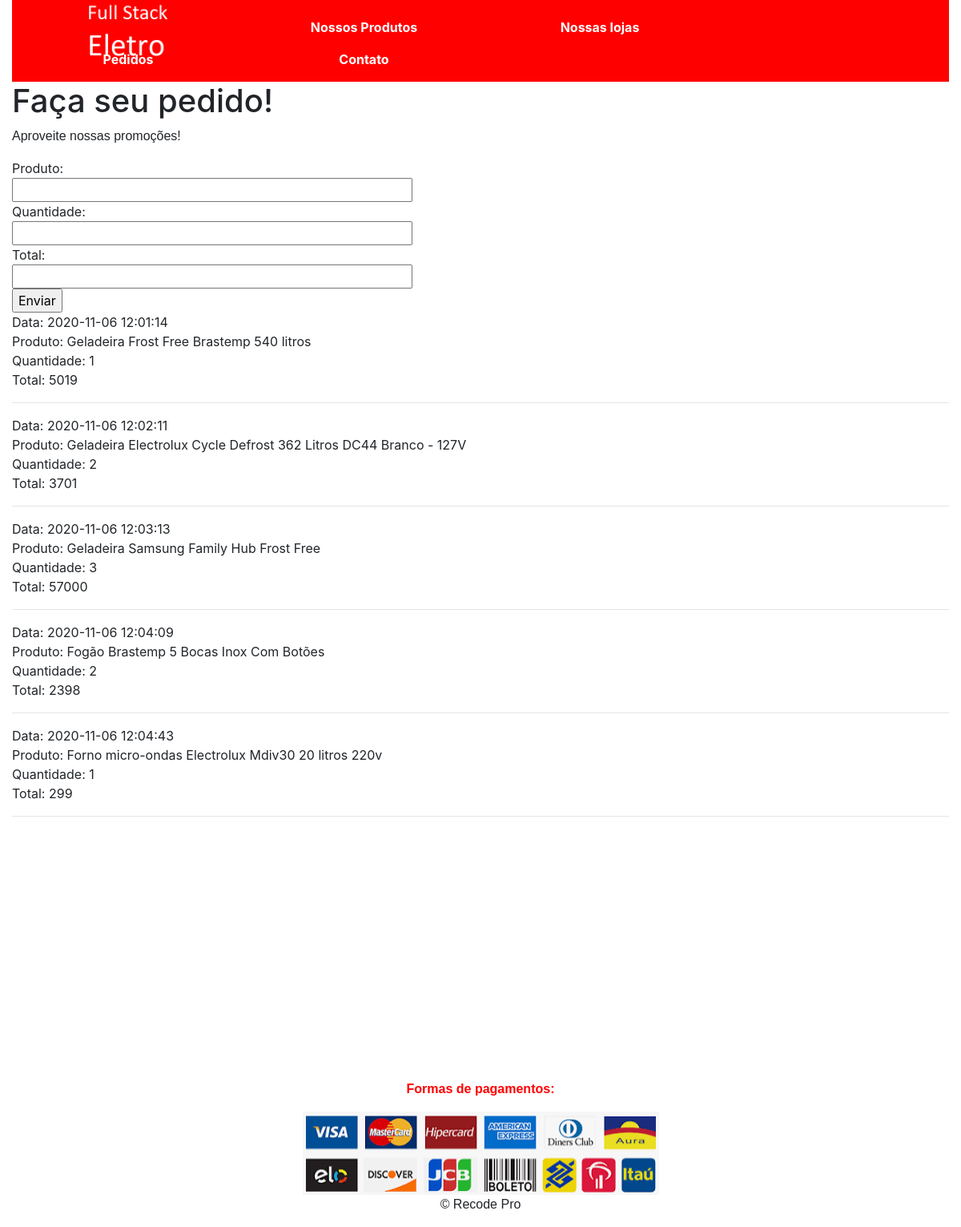
The page /pedidos.php on the database its author committed.
### tables this page shows
CREATE TABLE `vendas` (
  `id` int(11) NOT NULL,
  `produto` varchar(300) DEFAULT NULL,
  `quantidade` int(11) DEFAULT NULL,
  `total` float DEFAULT NULL,
  `data` datetime DEFAULT current_timestamp()
);

### pedidos.php (the view, shortened to what this page needs)
<?php
    $servername = "localhost";
    $username = "root";
    $password = "";
    $database = "fullstack_eletro";
    $conn = mysqli_connect($servername, $username, $password, $database);
?>
<!DOCTYPE html>
<html lang="pt-br">
    <head>
        <link rel="stylesheet" href="CSS/estilo.css">
        <link rel="stylesheet" href="https://cdn.jsdelivr.net/npm/bootstrap@4.5.3/dist/css/bootstrap.min.css">
    </head>
    <body>
        <div class="container-fluid">
        <main>
            <h1>
                Faça seu pedido!
            </h1>
            <p>Aproveite nossas promoções!</p>
        </main>
        <form method="post" action="">
            Produto:<br>
            <input type="text" name="produto" style="width: 500px;"><br>
            Quantidade:<br>
            <input type="text" name="quantidade" style="width: 500px;"><br>
            Total:<br>
            <input type="text" name="total" style="width: 500px;"><br>
            <input type="submit" name="submit" value="Enviar"><br>
        </form>
        <?php
            $sql = "select * from vendas";
            $result = $conn->query($sql);
            if($result->num_rows > 0){
                while($rows = $result->fetch_assoc()){
                echo "Data: ", $rows['data'], "<br>";
                echo "Produto: ", $rows['produto'], "<br>";
                echo "Quantidade: ", $rows['quantidade'], "<br>";
                echo "Total: ", $rows['total'], "<br>";
                echo "<hr>";
            }
        } else {
            echo "Nenhuma venda ainda!!";
        }
        ?>
        <br><br><br><br><br>
        <br><br><br><br><br>
        <br><br><br>
        <footer id="rodape">
            <p id="formas_pagamento"><b>Formas de pagamentos:</b></p>
            <img src="./imagens/formas-pagamentos.png">
            <p>&copy; Recode Pro</p>
        </footer>
    </div>
    </body>
</html>

### CSS/estilo.css (style rules this page uses)
p { font-family: Arial, Helvetica, sans-serif; }
#formas_pagamento { color: red; font-family: Arial, Helvetica, sans-serif; }
.menu { background-color: red; }
.menu a { color: white; font-weight: bold; text-decoration: none; text-align: center; display: inline-block; height: 40px; line-height: 25px; width: 290px; }
#rodape { text-align: center; }

### rows shown on the page
vendas: data "2020-11-06 12:01:14", produto "Geladeira Frost Free Brastemp 540 litros", quantidade "1", total "5019"
vendas: data "2020-11-06 12:02:11", produto "Geladeira Electrolux Cycle Defrost 362 Litros DC44 Branco - 127V", quantidade "2", total "3701"
vendas: data "2020-11-06 12:03:13", produto "Geladeira Samsung Family Hub Frost Free", quantidade "3", total "57000"
vendas: data "2020-11-06 12:04:09", produto "Fogão Brastemp 5 Bocas Inox Com Botões", quantidade "2", total "2398"
vendas: data "2020-11-06 12:04:43", produto "Forno micro-ondas Electrolux Mdiv30 20 litros 220v", quantidade "1", total "299"
